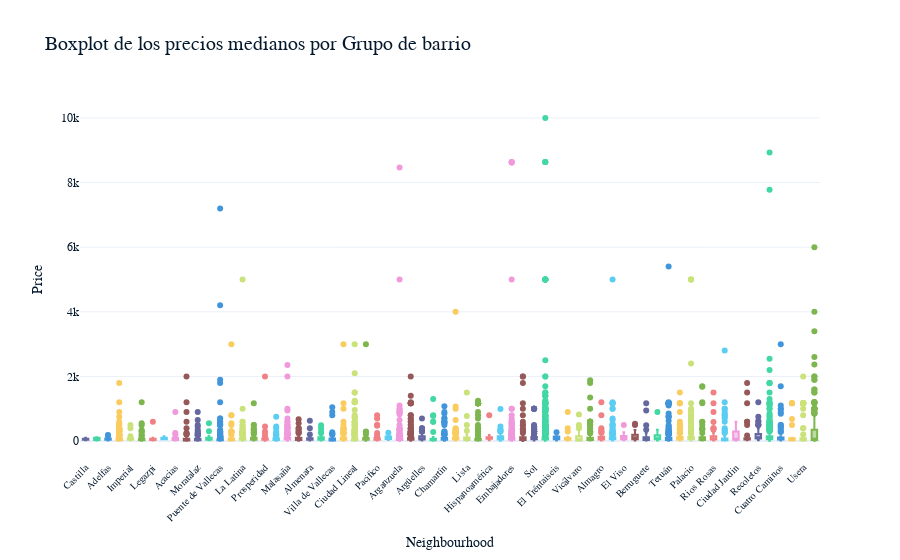

Notebook code cell kept with this figure:
### Code cell
# Ordenamos los neighbourhood por precio promedio de menor a mayor
precio_mediano_neighbourhood_group_sorted = precio_mediano_neighbourhood.sort_values(ascending=True).index.tolist()

# Creamos un boxplot con Plotly Express para tener una mejor visualización de los datos
boxplot_pm_neighbourhood_group = px.box(airbnb_df, x='neighbourhood', y='price', color='neighbourhood', 
             category_orders={'neighbourhood': precio_mediano_neighbourhood_group_sorted},
             title='Boxplot de los precios medianos por Grupo de barrio')

# Mejoramos la legibilidad de las etiquetas
boxplot_pm_neighbourhood_group.update_layout(
    xaxis_title='Neighbourhood',
    yaxis_title='Price',
    title_font_size=20,
    xaxis_tickangle=-45,
    xaxis_tickfont_size=10,
    yaxis_tickfont_size=12,
    showlegend=False
)

# Mostrar el gráfico
boxplot_pm_neighbourhood_group.show()
